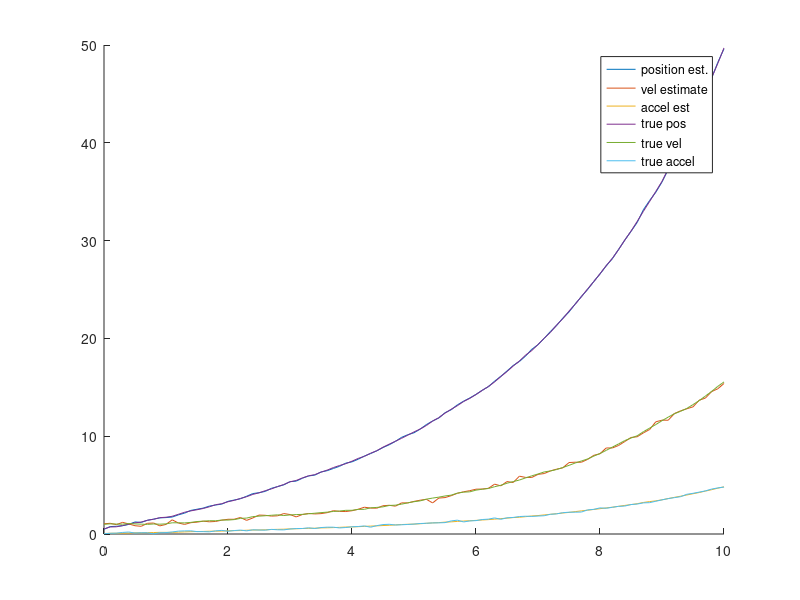
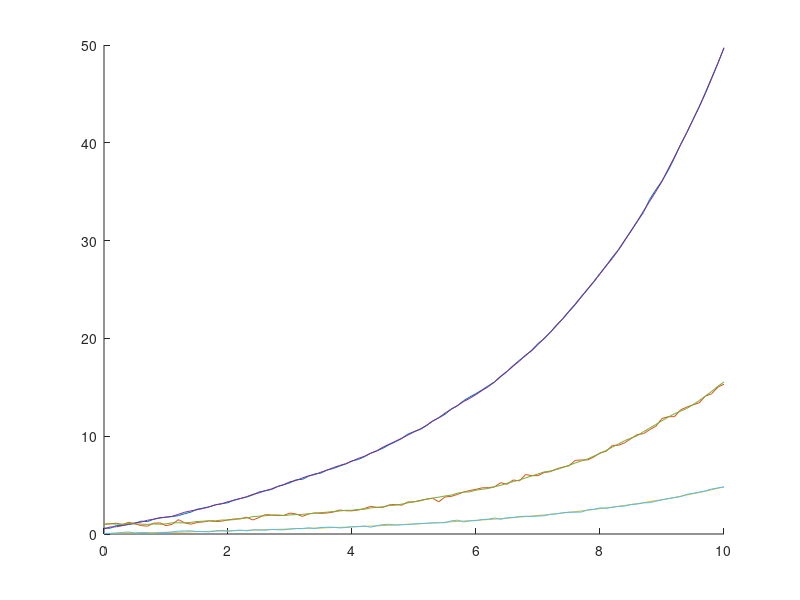

Write MATLAB code to recreate these figures, in order.
clear all
close all
clc

%example code written by: Christian Mele

%time step of analysis
dt = 0.1; % (relatively slow refresh rate)

%% Prediction estimation - this is your "Priori"
% we will be using IMU values for the project, however in this example we
% use a block with a spring attached to it 

xhat = [0.5;1;0]; %mean(mu) estimate for the "first" step
P = 1; %covariance initial estimation between the 
% the covariance matrix P is the weighted covariance between the  
% motion model definition - establish your robots "movement"
k = 1; %spring value
m = 10; %mass

A = [1, dt, 1/2*dt^2; 0, 1, dt; k/m, 0, 0]; %this is the state space
B = [0;0;1/m]; %this is the "input" 
B = [0;0;1]; % we can also treat the input as the "acceleration" for that step as calculated by an IMU!
Q = eye(3,3)*0.05; % this is the model variance/covariance (usually we treat it as the input matrix squared).
% these are the discrete components, found by performing a taylor's
% expansion on the continuous model



%% Measurement Model - Update component 
C = [-1,0, 0; 0,0.6,0]; %what this represents is our "two" sensors, both with linear relationships 
% to position and velocity respectively 

% in actual environments, what this does is translate our measurement to a
% voltage or some other metric that can be ripped directly from the sensor
% when taking online measurements. We compare those values as our "error"

R = [0.05, 0, ; 0, 0.05, ]; % this is the sensor model variance-usually characterized to accompany 
% the sensor model already starting 

%runs for ten seconds
Tfinal = 10;
T = 0:dt:Tfinal;
x = zeros(3,length(T) + 1);
x(:,1) = xhat;
y = zeros(2,length(T));

%% Main run loop
for k=1:length(T)

    u = 0.01; %normally you'd initialise this above
    %% Simulate motion with random motion disturbance

    w = [Q(1,1)*randn(1);Q(2,2)*randn(1);Q(3,3)*randn(1)];
    % update state - this is a simulated motion and is PURELY for fake
    % sensing and would essentially be
    x(:,k+1) = A*x(:,k) + B*u + w;

    %taking a measurement - simulating a sensor
    % create our sensor disturbance 
    v = [R(1,1)*randn(1);R(2,2)*randn(1)];
    % create this simulated sensor measurement
    y(:,k) = C*x(:,k+1) + v;


    %% Kalman Filter Estimation
    
    %Prediction update
    xhat_k = A*xhat + B*u; %we do not put noise on our prediction
    P_predict = A*P*A' + Q; %this co-variance is the prediction of essentially how the measurement and sensor model move together
    % in relation to each state and helps scale our kalman gain by giving
    % the ratio. By Definition, P is the variance of the state space, and
    % by applying it to the motion model we're getting a motion uncertainty
    % which can be propogated and applied to the measurement model and
    % expand its uncertainty as well

    % Measurement Update and Kalman Gain
    K = P_predict*C'*inv(C*P_predict*C' + R); %the pseudo inverse of the measurement model, as it relates to the model covariance
    % if we don't have a measurement for velocity, the P-matrix tells the
    % measurement model how the two should move together (and is normalised
    % in the process with added noise), which is how the kalman gain is
    % created --> detailing "how" the error should be scaled based on the
    % covariance. If you expand P_predict out, it's clearly the
    % relationship and cross-projected relationships, of the states from a
    % measurement and motion model perspective, with a moving scalar to
    % help drive that relationship towards zero (P should stabilise).

    xhat = xhat_k + K*(y(:,k) - C*xhat_k);
    P = (1-K*C)*P_predict; %the full derivation for this is kind of complex relying on 
    % some pretty cool probability knowledge
    
    %store estimates
    xhat_S(:,k) = xhat_k;
    x_S(:,k) = xhat;
    y_hat(:,k) = C*xhat;
end

%Plot full trajectory 
figure(1)
hold on
plot(T,x_S)
hold on
plot(T,x(:,2:end))
legend('position est.','vel estimate', 'accel est', 'true pos', 'true vel', 'true accel');

% predictions
figure(2)
hold on
plot(T,xhat_S)
hold on
plot(T,x(:,2:end))
